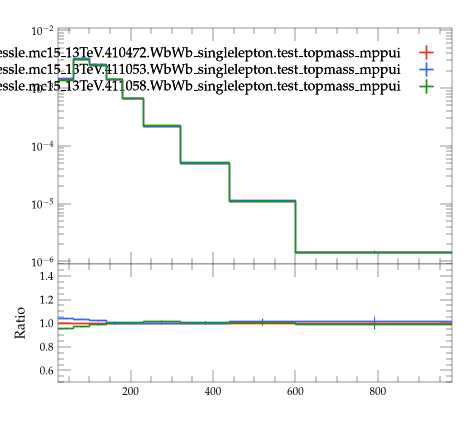

The script that saved this image:
#! /usr/bin/env python3

# This Python script was auto-generated using YODA v2.1.2.
# Analysis object: /WbWb_singlelepton/pT_bjet1
# Timestamp: 07-08-2026 (09:26:45)

import matplotlib as mpl
import matplotlib.pyplot as plt
mpl.use('Agg') # comment out for interactive use
import os
import numpy as np
from numpy import nan, inf

plotDir = os.path.split(os.path.realpath(__file__))[0]
if 'YODA_USER_PLOT_PATH' in globals():
    plot_outdir = globals()['YODA_USER_PLOT_PATH']
else:
    plot_outdir = plotDir

#plot style
plt.style.use(os.path.join(plotDir, '../default.mplstyle'))
# plot metadata
figW, figH = plt.rcParams['figure.figsize']
ax_xLabel = ''
ax_yLabel = ''
ax_title  = ''
ax_xScale = 'linear'
ax_yScale = 'log'
xLims = (25.0, 980.0)
yLims = (9e-07, 0.011000000000000001)

# TeX-friendly labels for the legend
labels = {
  'legend' : ([ r"user.johessle.mc15\_13TeV.410472.WbWb\_singlelepton.test\_topmass\_mppui", r"user.johessle.mc15\_13TeV.411053.WbWb\_singlelepton.test\_topmass\_mppui", r"user.johessle.mc15\_13TeV.411058.WbWb\_singlelepton.test\_topmass\_mppui" ], r""),
}

# Adjust canvas width and height
canvasW = 10.0
canvasH = 9.0
figW *= canvasW/10.
figH *= canvasH/9.

# Create figure and axis objects
fig, (ax, ratio0_ax) = plt.subplots(2, 1, sharex=True,
                  figsize=(figW,figH), gridspec_kw={'height_ratios': (6.0, 3.0)})

# Set figure margins
plt.subplots_adjust(
    left   = 1.0 * plt.rcParams['figure.subplot.left'],
    right  = 1.0 * plt.rcParams['figure.subplot.right'],
    top    = 1.0 * plt.rcParams['figure.subplot.top'],
    bottom = 1.0 * plt.rcParams['figure.subplot.bottom'])

ratio0_ax.yaxis.set_major_locator(mpl.ticker.MultipleLocator(0.2))
ratio0_ax.set_ylim(0.5, 1.4999)
ratio0_ax.set_ylabel('Ratio')

# the numerical data is stored in a separate file
dataf = dict()
prefix = os.path.split(__file__)[0]
if prefix:    prefix = prefix + '/'
exec(open(prefix+'pT_bjet1__data.py').read(), dataf)


legend_handles = dict() # keep track of handles for the legend

# style options for curves
# starts at zorder>=5 to draw curve on top of legend
styles = {
  'user.johessle.mc15_13TeV.410472.WbWb_singlelepton.test_topmass_mppui.yoda': {
    'color' : '#EE3311',
    'linestyle' : '-',
    'lineopacity' : 1.0,
    'linewidth' : 1,
    'marker' : 'none',
    'markersize' : 2,
    'capsize' : 0.0,
    'zorder' : 5,
    'histstyle' : 1,
    'drawstyle' : 'steps-pre',
    'xerrorbars' : 1,
    'yerrorbars' : 1,
    'fillcolor' : None,
    'fillopacity' : 1.0,
    'ratio0_linestyle' : '-',
    'ratio0_lineopacity' : 1.0,
    'ratio0_linewidth' : 1,
    'ratio0_marker' : 'none',
    'ratio0_markersize' : 2,
    'ratio0_capsize' : 0.0,
    'ratio0_zorder' : 5,
    'ratio0_histstyle' : 1,
    'ratio0_drawstyle' : 'steps-pre',
    'ratio0_xerrorbars' : 1,
    'ratio0_yerrorbars' : 1,
  },
  'user.johessle.mc15_13TeV.411053.WbWb_singlelepton.test_topmass_mppui.yoda': {
    'color' : '#3366FF',
    'linestyle' : '-',
    'lineopacity' : 1.0,
    'linewidth' : 1,
    'marker' : 'none',
    'markersize' : 2,
    'capsize' : 0.0,
    'zorder' : 6,
    'histstyle' : 1,
    'drawstyle' : 'steps-pre',
    'xerrorbars' : 1,
    'yerrorbars' : 1,
    'fillcolor' : None,
    'fillopacity' : 1.0,
    'ratio0_linestyle' : '-',
    'ratio0_lineopacity' : 1.0,
    'ratio0_linewidth' : 1,
    'ratio0_marker' : 'none',
    'ratio0_markersize' : 2,
    'ratio0_capsize' : 0.0,
    'ratio0_zorder' : 6,
    'ratio0_histstyle' : 1,
    'ratio0_drawstyle' : 'steps-pre',
    'ratio0_xerrorbars' : 1,
    'ratio0_yerrorbars' : 1,
  },
  'user.johessle.mc15_13TeV.411058.WbWb_singlelepton.test_topmass_mppui.yoda': {
    'color' : '#109618',
    'linestyle' : '-',
    'lineopacity' : 1.0,
    'linewidth' : 1,
    'marker' : 'none',
    'markersize' : 2,
    'capsize' : 0.0,
    'zorder' : 7,
    'histstyle' : 1,
    'drawstyle' : 'steps-pre',
    'xerrorbars' : 1,
    'yerrorbars' : 1,
    'fillcolor' : None,
    'fillopacity' : 1.0,
    'ratio0_linestyle' : '-',
    'ratio0_lineopacity' : 1.0,
    'ratio0_linewidth' : 1,
    'ratio0_marker' : 'none',
    'ratio0_markersize' : 2,
    'ratio0_capsize' : 0.0,
    'ratio0_zorder' : 7,
    'ratio0_histstyle' : 1,
    'ratio0_drawstyle' : 'steps-pre',
    'ratio0_xerrorbars' : 1,
    'ratio0_yerrorbars' : 1,
  },
}

# curve from input yoda files in main panel
for label, yvals in dataf['yvals'].items():
    if all(np.isnan(v) for v in dataf['yvals'][label]):
        continue
    tmp = None
    if styles[label]['histstyle']: # draw as histogram
        xpos = dataf['xedges'][label] if styles[label]['drawstyle'] else dataf['xpoints'][label]
        ypos = np.insert(yvals, 0, yvals[0]) if styles[label]['drawstyle'] else yvals
        if styles[label]['fillcolor']: # fill area below curve
            ax.fill_between(xpos, ypos, step='pre',
                            color=styles[label]['fillcolor'],
                            alpha=styles[label]['fillopacity'])
        tmp, = ax.plot(xpos, ypos,
                       color=styles[label]['color'],
                       linestyle=styles[label]['linestyle'],
                       alpha=styles[label]['lineopacity'],
                       linewidth=styles[label]['linewidth'],
                       drawstyle=styles[label]['drawstyle'], solid_joinstyle='miter',
                       zorder=styles[label]['zorder'], label=label)
    tmp = ax.errorbar(dataf['xpoints'][label], yvals,
                      xerr=np.array(dataf['xerrs'][label])*styles[label]['xerrorbars'],
                      yerr=np.array(dataf['yerrs'][label])*styles[label]['yerrorbars'],
                      fmt=styles[label]['marker'], capsize=styles[label]['capsize'],
                      alpha=styles[label]['lineopacity'],
                      markersize=styles[label]['markersize'],
                      ecolor=styles[label]['color'],
                      color=styles[label]['color'], zorder=styles[label]['zorder'])
    tmp[-1][0].set_linestyle(styles[label]['linestyle'])
    tmp[-1][0].set_linewidth(styles[label]['linewidth'])
    if label in dataf['add_legend_handle']:  legend_handles[label] = tmp
    for varLabel in dataf['variation_yvals'].keys():
        if varLabel.startswith(label):
            tmp, = ax.plot(dataf['xedges'][label], dataf['variation_yvals'][varLabel],
                           color=styles[label]['color'],
                           linestyle=styles[label]['linestyle'],
                           linewidth=styles[label]['linewidth'],
                           drawstyle='steps-pre', solid_joinstyle='miter',
                           zorder=styles[label]['zorder'], alpha=0.5)


# plots on ratio panel
# curve from input yoda files in ratio panel
for label, yvals in dataf['ratio0_yvals'].items():
    if all(np.isnan(v) for v in yvals):
        continue
    if styles[label]['ratio0_histstyle']: # plot as histogram
        xpos = dataf['xedges']['user.johessle.mc15_13TeV.410472.WbWb_singlelepton.test_topmass_mppui.yoda'] if styles[label]['ratio0_drawstyle'] else dataf['xpoints']['user.johessle.mc15_13TeV.410472.WbWb_singlelepton.test_topmass_mppui.yoda']
        ypos = np.insert(yvals, 0, yvals[0]) if styles[label]['ratio0_drawstyle'] else yvals
        ratio0_ax.plot(xpos, ypos,
                       color=styles[label]['color'],
                       linewidth=styles[label]['linewidth'],
                       linestyle=styles[label]['ratio0_linestyle'],
                       alpha=styles[label]['ratio0_lineopacity'],
                       drawstyle=styles[label]['ratio0_drawstyle'], zorder=styles[label]['zorder'],
                       solid_joinstyle='miter')
    tmp = ratio0_ax.errorbar(dataf['xpoints']['user.johessle.mc15_13TeV.410472.WbWb_singlelepton.test_topmass_mppui.yoda'], yvals,
                             xerr=np.array(dataf['ref_xerrs'])*styles[label]['ratio0_xerrorbars'],
                             yerr=np.array(dataf['ratio0_yerrs'][label])*styles[label]['ratio0_yerrorbars'],
                             fmt=styles[label]['ratio0_marker'], capsize=styles[label]['ratio0_capsize'],
                             alpha=styles[label]['ratio0_lineopacity'],
                             markersize=styles[label]['ratio0_markersize'],
                             ecolor=styles[label]['color'],
                             color=styles[label]['color'])
    tmp[-1][0].set_linestyle(styles[label]['ratio0_linestyle'])
    tmp[-1][0].set_linewidth(styles[label]['ratio0_linewidth'])

    for varlabel in dataf['ratio0_variation_vals'].keys():
        if varlabel.startswith(label):
            ratio0_ax.plot(dataf['xedges']['user.johessle.mc15_13TeV.410472.WbWb_singlelepton.test_topmass_mppui.yoda'],
                            dataf['ratio0_variation_vals'][varlabel],
                            color=styles[label]['color'],
                            linestyle=styles[label]['linestyle'],
                            linewidth=styles[label]['linewidth'],
                            drawstyle='steps-pre', solid_joinstyle='miter',
                            zorder=1, alpha=0.5)

legend_items = list(legend_handles.values())
ax.add_artist(ax.legend(legend_items,
                        labels['legend'][0],
                        title=labels['legend'][1],
                        alignment='right',
                        loc='upper right',
                        bbox_to_anchor=(1.0, 0.97),markerfirst=False))

# set plot metadata as defined above
ratio0_ax.set_xlabel(ax_xLabel)
ratio0_ax.xaxis.set_label_coords(1., -0.15)
ax.set_ylabel(ax_yLabel, ha='right', va='top')
ax.yaxis.set_label_coords(-0.11, 1.0)
ax.set_title(ax_title, loc='left')
ax.set_xscale(ax_xScale)
ax.set_yscale(ax_yScale)
ratio0_ax.set_yscale('linear')
ax.set_xlim(xLims)
ax.set_ylim(yLims)

# tick formatting
plt.rcParams['xtick.top'] = True
plt.rcParams['ytick.right'] = True
ax.yaxis.set_major_locator(mpl.ticker.LogLocator(base=10.0, numticks=np.inf))
ax.yaxis.set_minor_locator(mpl.ticker.LogLocator(
                           base=10.0, subs=np.arange(0.1, 1, 0.1), numticks=np.inf))
fig.align_ylabels((ax, ratio0_ax))
plt.savefig(os.path.join(plot_outdir, 'pT_bjet1.pdf'), format='PDF')
plt.savefig(os.path.join(plot_outdir, 'pT_bjet1.png'), format='PNG')

plt.close(fig)
